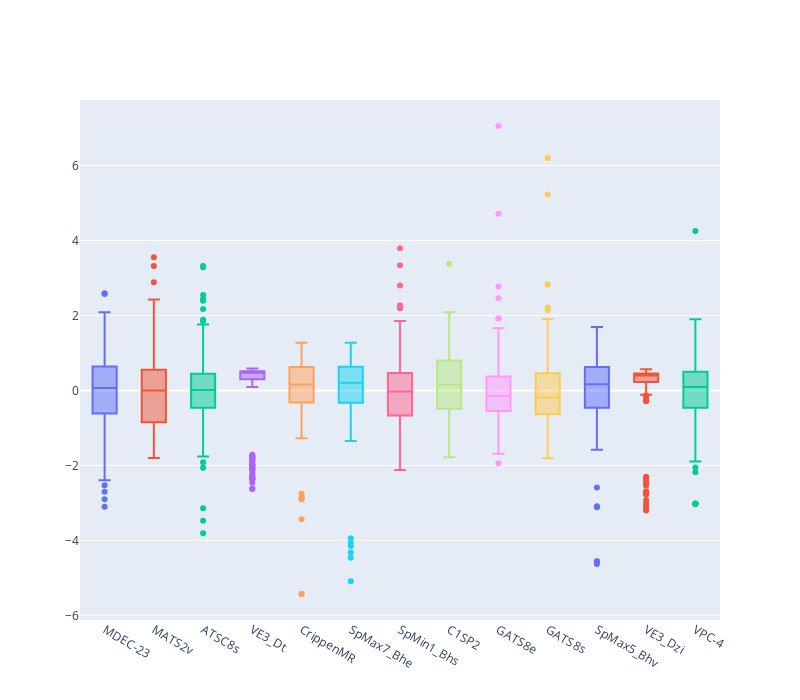

The cell this chart's notebook holds for it:
### Markdown cell above
#### 2. Check the distribution of each column and determine which probability distribution it fits.

### Code cell
import plotly.graph_objects as go

standard = (df-df.mean())/df.std()

# Create a box plot
fig = go.Figure()
for i in standard.columns:
    fig.add_trace(go.Box(y=standard[str(i)], name=str(i)))
fig.update_layout(showlegend=False,height = 700, width=800)
fig.show()

### Figure 1 — Plotly figure (JSON) as saved in the notebook; plotly's stock layout.template omitted (floating-point values rounded to 4 significant figures; data arrays with more than 128 entries replaced by an {"elided": "..."} marker saying what was removed)
{"data": [{"name": "MDEC-23", "type": "box", "y": {"elided": "171 float values"}}, {"name": "MATS2v", "type": "box", "y": {"elided": "171 float values"}}, {"name": "ATSC8s", "type": "box", "y": {"elided": "171 float values"}}, {"name": "VE3_Dt", "type": "box", "y": {"elided": "171 float values"}}, {"name": "CrippenMR", "type": "box", "y": {"elided": "171 float values"}}, {"name": "SpMax7_Bhe", "type": "box", "y": {"elided": "171 float values"}}, {"name": "SpMin1_Bhs", "type": "box", "y": {"elided": "171 float values"}}, {"name": "C1SP2", "type": "box", "y": {"elided": "171 float values"}}, {"name": "GATS8e", "type": "box", "y": {"elided": "171 float values"}}, {"name": "GATS8s", "type": "box", "y": {"elided": "171 float values"}}, {"name": "SpMax5_Bhv", "type": "box", "y": {"elided": "171 float values"}}, {"name": "VE3_Dzi", "type": "box", "y": {"elided": "171 float values"}}, {"name": "VPC-4", "type": "box", "y": {"elided": "171 float values"}}], "layout": {"height": 700, "showlegend": false, "width": 800, "xaxis": {"autorange": true, "range": [-0.5, 12.5], "type": "category"}, "yaxis": {"autorange": true, "range": [-6.122, 7.747], "type": "linear"}}}
